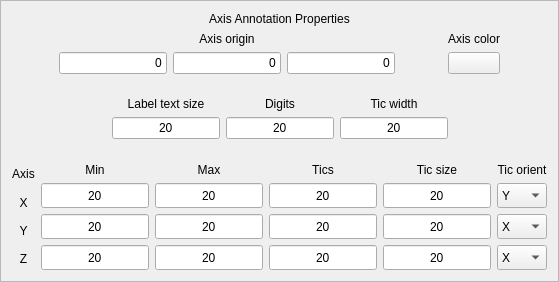
      <widget class="QFrame" name="axisAnnotationFrame">
       <property name="whatsThis">
        <string>To display (x,y,z)-axes with tic marks and to display coordinates at the tic marks, specify the min and max coordinate values, the number of tic marks on each axis, and the orientation of the tic marks.</string>
       </property>
       <property name="frameShape">
        <enum>QFrame::StyledPanel</enum>
       </property>
       <property name="frameShadow">
        <enum>QFrame::Raised</enum>
       </property>
       <layout class="QHBoxLayout">
        <item>
         <layout class="QVBoxLayout">
          <item>
           <widget class="QLabel" name="textLabel4">
            <property name="text">
             <string>Axis Annotation Properties</string>
            </property>
            <property name="alignment">
             <set>Qt::AlignCenter</set>
            </property>
            <property name="wordWrap">
             <bool>false</bool>
            </property>
           </widget>
          </item>
          <item>
           <layout class="QHBoxLayout">
            <item>
             <spacer name="spacer129">
              <property name="orientation">
               <enum>Qt::Horizontal</enum>
              </property>
              <property name="sizeType">
               <enum>QSizePolicy::Expanding</enum>
              </property>
              <property name="sizeHint" stdset="0">
               <size>
                <width>21</width>
                <height>20</height>
               </size>
              </property>
             </spacer>
            </item>
            <item>
             <layout class="QVBoxLayout">
              <item>
               <widget class="QLabel" name="textLabel1_3">
                <property name="text">
                 <string>Axis origin</string>
                </property>
                <property name="alignment">
                 <set>Qt::AlignCenter</set>
                </property>
                <property name="wordWrap">
                 <bool>false</bool>
                </property>
               </widget>
              </item>
              <item>
               <layout class="QHBoxLayout">
                <item>
                 <widget class="QLineEdit" name="axisOriginXEdit">
                  <property name="toolTip">
                   <string>Specify x-coord of axis origin in user coordinates</string>
                  </property>
                  <property name="text">
                   <string>0</string>
                  </property>
                  <property name="alignment">
                   <set>Qt::AlignRight</set>
                  </property>
                 </widget>
                </item>
                <item>
                 <widget class="QLineEdit" name="axisOriginYEdit">
                  <property name="toolTip">
                   <string>Specify y-coord of axis origin in user coordinates</string>
                  </property>
                  <property name="text">
                   <string>0</string>
                  </property>
                  <property name="alignment">
                   <set>Qt::AlignRight</set>
                  </property>
                 </widget>
                </item>
                <item>
                 <widget class="QLineEdit" name="axisOriginZEdit">
                  <property name="toolTip">
                   <string>Specify z-coord of axis origin in user coordinates</string>
                  </property>
                  <property name="text">
                   <string>0</string>
                  </property>
                  <property name="alignment">
                   <set>Qt::AlignRight</set>
                  </property>
                 </widget>
                </item>
               </layout>
              </item>
             </layout>
            </item>
            <item>
             <spacer name="spacer124">
              <property name="orientation">
               <enum>Qt::Horizontal</enum>
              </property>
              <property name="sizeType">
               <enum>QSizePolicy::Expanding</enum>
              </property>
              <property name="sizeHint" stdset="0">
               <size>
                <width>20</width>
                <height>20</height>
               </size>
              </property>
             </spacer>
            </item>
            <item>
             <layout class="QVBoxLayout">
              <item>
               <widget class="QLabel" name="textLabel2_7">
                <property name="text">
                 <string>Axis color</string>
                </property>
                <property name="alignment">
                 <set>Qt::AlignCenter</set>
                </property>
                <property name="wordWrap">
                 <bool>false</bool>
                </property>
               </widget>
              </item>
              <item>
               <widget class="QPushButton" name="axisColorButton">
                <property name="toolTip">
                 <string>click to specify color of axes, tic marks, and axis labels</string>
                </property>
                <property name="text">
                 <string/>
                </property>
                <property name="autoDefault">
                 <bool>false</bool>
                </property>
               </widget>
              </item>
             </layout>
            </item>
            <item>
             <spacer name="spacer125">
              <property name="orientation">
               <enum>Qt::Horizontal</enum>
              </property>
              <property name="sizeType">
               <enum>QSizePolicy::Expanding</enum>
              </property>
              <property name="sizeHint" stdset="0">
               <size>
                <width>21</width>
                <height>20</height>
               </size>
              </property>
             </spacer>
            </item>
           </layout>
          </item>
          <item>
           <spacer name="spacer131">
            <property name="orientation">
             <enum>Qt::Vertical</enum>
            </property>
            <property name="sizeType">
             <enum>QSizePolicy::Expanding</enum>
            </property>
            <property name="sizeHint" stdset="0">
             <size>
              <width>20</width>
              <height>17</height>
             </size>
            </property>
           </spacer>
          </item>
          <item>
           <layout class="QHBoxLayout">
            <item>
             <spacer name="spacer126">
              <property name="orientation">
               <enum>Qt::Horizontal</enum>
              </property>
              <property name="sizeType">
               <enum>QSizePolicy::Expanding</enum>
              </property>
              <property name="sizeHint" stdset="0">
               <size>
                <width>20</width>
                <height>20</height>
               </size>
              </property>
             </spacer>
            </item>
            <item>
             <layout class="QVBoxLayout">
              <item>
               <widget class="QLabel" name="textLabel2_7_2">
                <property name="text">
                 <string>Label text size</string>
                </property>
                <property name="alignment">
                 <set>Qt::AlignCenter</set>
                </property>
                <property name="wordWrap">
                 <bool>false</bool>
                </property>
               </widget>
              </item>
              <item>
               <widget class="QLineEdit" name="labelHeightEdit">
                <property name="toolTip">
                 <string>Point size of axis labels</string>
                </property>
                <property name="text">
                 <string>20</string>
                </property>
                <property name="alignment">
                 <set>Qt::AlignHCenter</set>
                </property>
               </widget>
              </item>
             </layout>
            </item>
            <item>
             <layout class="QVBoxLayout">
              <item>
               <widget class="QLabel" name="textLabel2_7_2_4">
                <property name="text">
                 <string>Digits</string>
                </property>
                <property name="alignment">
                 <set>Qt::AlignCenter</set>
                </property>
                <property name="wordWrap">
                 <bool>false</bool>
                </property>
               </widget>
              </item>
              <item>
               <widget class="QLineEdit" name="labelDigitsEdit">
                <property name="toolTip">
                 <string>Number of digits displayed in axis labels</string>
                </property>
                <property name="text">
                 <string>20</string>
                </property>
                <property name="alignment">
                 <set>Qt::AlignHCenter</set>
                </property>
               </widget>
              </item>
             </layout>
            </item>
            <item>
             <layout class="QVBoxLayout">
              <item>
               <widget class="QLabel" name="textLabel2_7_2_3">
                <property name="text">
                 <string>Tic width</string>
                </property>
                <property name="alignment">
                 <set>Qt::AlignCenter</set>
                </property>
                <property name="wordWrap">
                 <bool>false</bool>
                </property>
               </widget>
              </item>
              <item>
               <widget class="QLineEdit" name="ticWidthEdit">
                <property name="toolTip">
                 <string>Thickness of tic marks, in pixels</string>
                </property>
                <property name="text">
                 <string>20</string>
                </property>
                <property name="alignment">
                 <set>Qt::AlignHCenter</set>
                </property>
               </widget>
              </item>
             </layout>
            </item>
            <item>
             <spacer name="spacer127">
              <property name="orientation">
               <enum>Qt::Horizontal</enum>
              </property>
              <property name="sizeType">
               <enum>QSizePolicy::Expanding</enum>
              </property>
              <property name="sizeHint" stdset="0">
               <size>
                <width>20</width>
                <height>20</height>
               </size>
              </property>
             </spacer>
            </item>
           </layout>
          </item>
          <item>
           <spacer name="spacer128">
            <property name="orientation">
             <enum>Qt::Vertical</enum>
            </property>
            <property name="sizeType">
             <enum>QSizePolicy::Expanding</enum>
            </property>
            <property name="sizeHint" stdset="0">
             <size>
              <width>20</width>
              <height>18</height>
             </size>
            </property>
           </spacer>
          </item>
          <item>
           <layout class="QHBoxLayout">
            <item>
             <layout class="QVBoxLayout">
              <item>
               <widget class="QLabel" name="textLabel2_7_2_2">
                <property name="text">
                 <string>Axis</string>
                </property>
                <property name="alignment">
                 <set>Qt::AlignCenter</set>
                </property>
                <property name="wordWrap">
                 <bool>false</bool>
                </property>
               </widget>
              </item>
              <item>
               <widget class="QLabel" name="textLabel2_7_2_2_6">
                <property name="text">
                 <string>X</string>
                </property>
                <property name="alignment">
                 <set>Qt::AlignCenter</set>
                </property>
                <property name="wordWrap">
                 <bool>false</bool>
                </property>
               </widget>
              </item>
              <item>
               <widget class="QLabel" name="textLabel2_7_2_2_7">
                <property name="text">
                 <string>Y</string>
                </property>
                <property name="alignment">
                 <set>Qt::AlignCenter</set>
                </property>
                <property name="wordWrap">
                 <bool>false</bool>
                </property>
               </widget>
              </item>
              <item>
               <widget class="QLabel" name="textLabel2_7_2_2_8">
                <property name="text">
                 <string>Z</string>
                </property>
                <property name="alignment">
                 <set>Qt::AlignCenter</set>
                </property>
                <property name="wordWrap">
                 <bool>false</bool>
                </property>
               </widget>
              </item>
             </layout>
            </item>
            <item>
             <layout class="QVBoxLayout">
              <item>
               <widget class="QLabel" name="textLabel2_7_2_2_2">
                <property name="text">
                 <string>Min</string>
                </property>
                <property name="alignment">
                 <set>Qt::AlignCenter</set>
                </property>
                <property name="wordWrap">
                 <bool>false</bool>
                </property>
               </widget>
              </item>
              <item>
               <widget class="QLineEdit" name="xMinTicEdit">
                <property name="minimumSize">
                 <size>
                  <width>0</width>
                  <height>25</height>
                 </size>
                </property>
                <property name="toolTip">
                 <string>Minimum coordinate of tic mark on axis</string>
                </property>
                <property name="text">
                 <string>20</string>
                </property>
                <property name="alignment">
                 <set>Qt::AlignHCenter</set>
                </property>
               </widget>
              </item>
              <item>
               <widget class="QLineEdit" name="yMinTicEdit">
                <property name="minimumSize">
                 <size>
                  <width>0</width>
                  <height>25</height>
                 </size>
                </property>
                <property name="toolTip">
                 <string>Minimum coordinate of tic mark on axis</string>
                </property>
                <property name="text">
                 <string>20</string>
                </property>
                <property name="alignment">
                 <set>Qt::AlignHCenter</set>
                </property>
               </widget>
              </item>
              <item>
               <widget class="QLineEdit" name="zMinTicEdit">
                <property name="minimumSize">
                 <size>
                  <width>0</width>
                  <height>25</height>
                 </size>
                </property>
                <property name="toolTip">
                 <string>Minimum coordinate of tic mark on axis</string>
                </property>
                <property name="text">
                 <string>20</string>
                </property>
                <property name="alignment">
                 <set>Qt::AlignHCenter</set>
                </property>
               </widget>
              </item>
             </layout>
            </item>
            <item>
             <layout class="QVBoxLayout">
              <item>
               <widget class="QLabel" name="textLabel2_7_2_2_2_2">
                <property name="text">
                 <string>Max</string>
                </property>
                <property name="alignment">
                 <set>Qt::AlignCenter</set>
                </property>
                <property name="wordWrap">
                 <bool>false</bool>
                </property>
               </widget>
              </item>
              <item>
               <widget class="QLineEdit" name="xMaxTicEdit">
                <property name="minimumSize">
                 <size>
                  <width>0</width>
                  <height>25</height>
                 </size>
                </property>
                <property name="toolTip">
                 <string>Maximum coordinate of tic mark on axis</string>
                </property>
                <property name="text">
                 <string>20</string>
                </property>
                <property name="alignment">
                 <set>Qt::AlignHCenter</set>
                </property>
               </widget>
              </item>
              <item>
               <widget class="QLineEdit" name="yMaxTicEdit">
                <property name="minimumSize">
                 <size>
                  <width>0</width>
                  <height>25</height>
                 </size>
                </property>
                <property name="toolTip">
                 <string>Maximum coordinate of tic mark on axis</string>
                </property>
                <property name="text">
                 <string>20</string>
                </property>
                <property name="alignment">
                 <set>Qt::AlignHCenter</set>
                </property>
               </widget>
              </item>
              <item>
               <widget class="QLineEdit" name="zMaxTicEdit">
                <property name="minimumSize">
                 <size>
                  <width>0</width>
                  <height>25</height>
                 </size>
                </property>
                <property name="toolTip">
                 <string>Maximum coordinate of tic mark on axis</string>
                </property>
                <property name="text">
                 <string>20</string>
                </property>
                <property name="alignment">
                 <set>Qt::AlignHCenter</set>
                </property>
               </widget>
              </item>
             </layout>
            </item>
            <item>
             <layout class="QVBoxLayout">
              <item>
               <widget class="QLabel" name="textLabel2_7_2_2_2_2_2">
                <property name="text">
                 <string>Tics</string>
                </property>
                <property name="alignment">
                 <set>Qt::AlignCenter</set>
                </property>
                <property name="wordWrap">
                 <bool>false</bool>
                </property>
               </widget>
              </item>
              <item>
               <widget class="QLineEdit" name="xNumTicsEdit">
                <property name="minimumSize">
                 <size>
                  <width>0</width>
                  <height>25</height>
                 </size>
                </property>
                <property name="toolTip">
                 <string>Number of tic marks on axis</string>
                </property>
                <property name="text">
                 <string>20</string>
                </property>
                <property name="alignment">
                 <set>Qt::AlignHCenter</set>
                </property>
               </widget>
              </item>
              <item>
               <widget class="QLineEdit" name="yNumTicsEdit">
                <property name="minimumSize">
                 <size>
                  <width>0</width>
                  <height>25</height>
                 </size>
                </property>
                <property name="toolTip">
                 <string>Number of tic marks on axis</string>
                </property>
                <property name="text">
                 <string>20</string>
                </property>
                <property name="alignment">
                 <set>Qt::AlignHCenter</set>
                </property>
               </widget>
              </item>
              <item>
               <widget class="QLineEdit" name="zNumTicsEdit">
                <property name="minimumSize">
                 <size>
                  <width>0</width>
                  <height>25</height>
                 </size>
                </property>
                <property name="toolTip">
                 <string>Number of tic marks on axis</string>
                </property>
                <property name="text">
                 <string>20</string>
                </property>
                <property name="alignment">
                 <set>Qt::AlignHCenter</set>
                </property>
               </widget>
              </item>
             </layout>
            </item>
            <item>
             <layout class="QVBoxLayout">
              <item>
               <widget class="QLabel" name="textLabel2_7_2_2_2_2_3">
                <property name="text">
                 <string>Tic size</string>
                </property>
                <property name="alignment">
                 <set>Qt::AlignCenter</set>
                </property>
                <property name="wordWrap">
                 <bool>false</bool>
                </property>
               </widget>
              </item>
              <item>
               <widget class="QLineEdit" name="xTicSizeEdit">
                <property name="minimumSize">
                 <size>
                  <width>0</width>
                  <height>25</height>
                 </size>
                </property>
                <property name="toolTip">
                 <string>Length of tic marks in user coordinates on this axis</string>
                </property>
                <property name="text">
                 <string>20</string>
                </property>
                <property name="alignment">
                 <set>Qt::AlignHCenter</set>
                </property>
               </widget>
              </item>
              <item>
               <widget class="QLineEdit" name="yTicSizeEdit">
                <property name="minimumSize">
                 <size>
                  <width>0</width>
                  <height>25</height>
                 </size>
                </property>
                <property name="toolTip">
                 <string>Length of tic marks in user coordinates on this axis</string>
                </property>
                <property name="text">
                 <string>20</string>
                </property>
                <property name="alignment">
                 <set>Qt::AlignHCenter</set>
                </property>
               </widget>
              </item>
              <item>
               <widget class="QLineEdit" name="zTicSizeEdit">
                <property name="minimumSize">
                 <size>
                  <width>0</width>
                  <height>25</height>
                 </size>
                </property>
                <property name="toolTip">
                 <string>Length of tic marks in user coordinates on this axis</string>
                </property>
                <property name="text">
                 <string>20</string>
                </property>
                <property name="alignment">
                 <set>Qt::AlignHCenter</set>
                </property>
               </widget>
              </item>
             </layout>
            </item>
            <item>
             <layout class="QVBoxLayout">
              <item>
               <widget class="QLabel" name="textLabel2_7_2_2_5">
                <property name="text">
                 <string>Tic orient</string>
                </property>
                <property name="alignment">
                 <set>Qt::AlignCenter</set>
                </property>
                <property name="wordWrap">
                 <bool>false</bool>
                </property>
               </widget>
              </item>
              <item>
               <widget class="QComboBox" name="xTicOrientCombo">
                <property name="minimumSize">
                 <size>
                  <width>0</width>
                  <height>25</height>
                 </size>
                </property>
                <property name="toolTip">
                 <string>Direction of the tic marks on this axis</string>
                </property>
                <item>
                 <property name="text">
                  <string>Y</string>
                 </property>
                </item>
                <item>
                 <property name="text">
                  <string>Z</string>
                 </property>
                </item>
               </widget>
              </item>
              <item>
               <widget class="QComboBox" name="yTicOrientCombo">
                <property name="minimumSize">
                 <size>
                  <width>0</width>
                  <height>25</height>
                 </size>
                </property>
                <property name="toolTip">
                 <string>Direction of the tic marks on this axis</string>
                </property>
                <item>
                 <property name="text">
                  <string>X</string>
                 </property>
                </item>
                <item>
                 <property name="text">
                  <string>Z</string>
                 </property>
                </item>
               </widget>
              </item>
              <item>
               <widget class="QComboBox" name="zTicOrientCombo">
                <property name="minimumSize">
                 <size>
                  <width>0</width>
                  <height>25</height>
                 </size>
                </property>
                <property name="toolTip">
                 <string>Direction of the tic marks on this axis</string>
                </property>
                <item>
                 <property name="text">
                  <string>X</string>
                 </property>
                </item>
                <item>
                 <property name="text">
                  <string>Y</string>
                 </property>
                </item>
               </widget>
              </item>
             </layout>
            </item>
           </layout>
          </item>
         </layout>
        </item>
       </layout>
      </widget>
